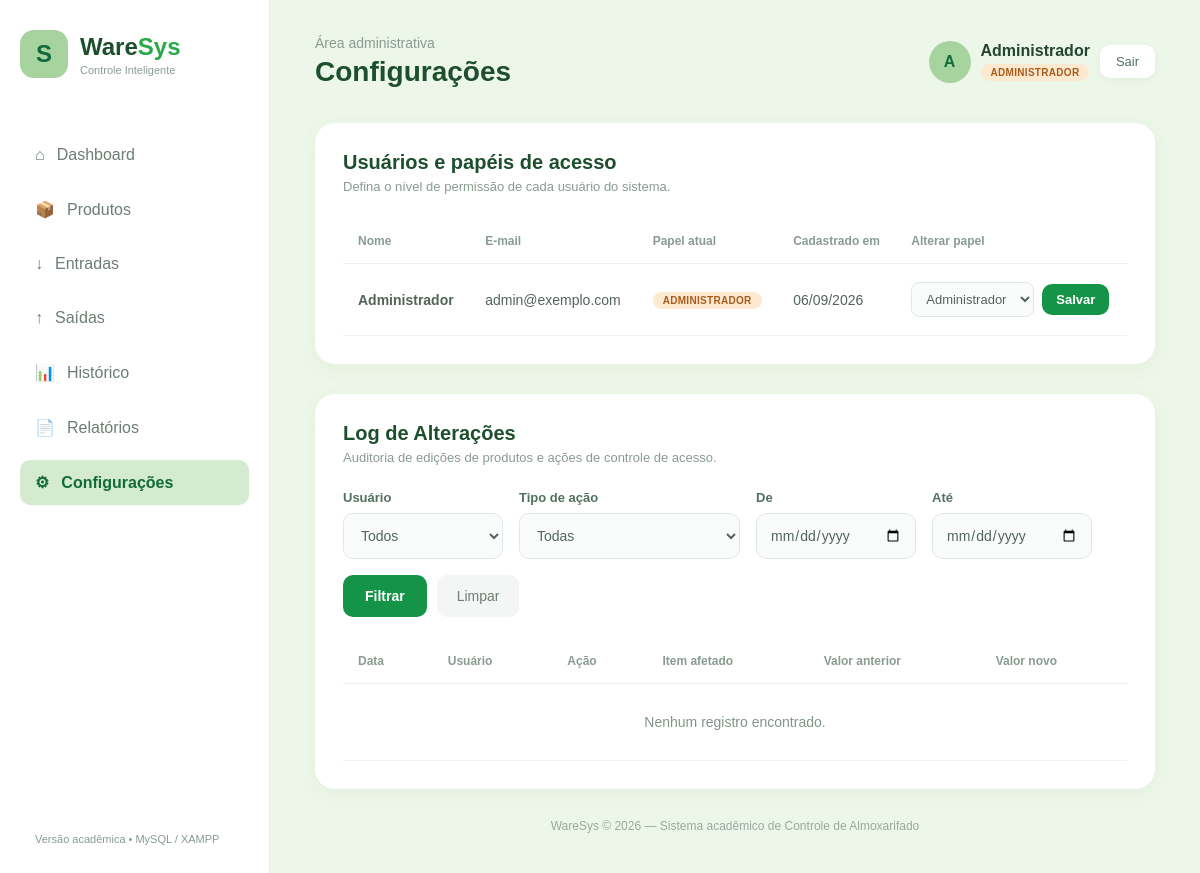
/configuracoes.php (signed in), run on the app's committed database.
### tables this page shows
CREATE TABLE IF NOT EXISTS usuarios (
    id INT AUTO_INCREMENT PRIMARY KEY,
    nome VARCHAR(120) NOT NULL,
    email VARCHAR(150) NOT NULL UNIQUE,
    senha_hash VARCHAR(255) NOT NULL,
    role ENUM('admin','gerente','usuario') NOT NULL DEFAULT 'usuario',
    criado_em TIMESTAMP DEFAULT CURRENT_TIMESTAMP
);

### includes/permissoes.php (called while the page is built, shortened)
<?php
function nomePapel(string $papel): string
{
    return NOMES_PAPEIS[$papel] ?? 'Usuário';
}

### configuracoes.php (the view, shortened to what this page needs)
<?php
require_once __DIR__ . '/includes/permissoes.php';
require_once __DIR__ . '/config/database.php';
$usuarios = [];
$r = $conn->query('SELECT id, nome, email, role, criado_em FROM usuarios ORDER BY nome');
while ($row = $r->fetch_assoc()) $usuarios[] = $row;
$filtroDe = trim($_GET['filtro_de'] ?? '');
$filtroAte = trim($_GET['filtro_ate'] ?? '');
$logs = [];
?>
<!DOCTYPE html>
<html lang="pt-br">
<head>
    <link rel="stylesheet" href="style.css">
</head>
<body>
<aside class="sidebar">
    <div class="logo">
        <div class="logo-icon">S</div>
        <div><h1>Ware<span>Sys</span></h1><p>Controle Inteligente</p></div>
    </div>
    <nav>
        <a href="index.php#dashboard"><span>⌂</span>Dashboard</a>
        <a href="index.php#produtos"><span>📦</span>Produtos</a>
        <a href="index.php#entradas"><span>↓</span>Entradas</a>
        <a href="index.php#saidas"><span>↑</span>Saídas</a>
        <a href="index.php#historico"><span>📊</span>Histórico</a>
        <a href="relatorios.php"><span>📄</span>Relatórios</a>
        <a href="configuracoes.php" class="ativo"><span>⚙</span>Configurações</a>
    </nav>
    <div class="sidebar-bottom"><span class="versao">Versão acadêmica • MySQL / XAMPP</span></div>
</aside>
<main>
    <header class="topo">
        <div><p class="bem-vindo">Área administrativa</p><h2>Configurações</h2></div>
        <div class="perfil">
            <div class="avatar"><?= htmlspecialchars(strtoupper(substr($_SESSION['usuario_nome'] ?? 'U', 0, 1))) ?></div>
            <div><strong><?= htmlspecialchars($_SESSION['usuario_nome'] ?? 'Usuário') ?></strong><p><span class="papel-badge papel-admin">Administrador</span></p></div>
            <a href="logout.php" class="btn btn-sair">Sair</a>
        </div>
    </header>
    <section class="painel">
        <div class="painel-topo">
            <div><h2>Usuários e papéis de acesso</h2><p>Defina o nível de permissão de cada usuário do sistema.</p></div>
        </div>
        <div class="tabela-container">
            <table>
                <thead><tr><th>Nome</th><th>E-mail</th><th>Papel atual</th><th>Cadastrado em</th><th>Alterar papel</th></tr></thead>
                <tbody>
                <?php foreach ($usuarios as $u): ?>
                    <tr>
                        <td><strong><?= htmlspecialchars($u['nome']) ?></strong></td>
                        <td><?= htmlspecialchars($u['email']) ?></td>
                        <td><span class="papel-badge papel-<?= htmlspecialchars($u['role']) ?>"><?= htmlspecialchars(nomePapel($u['role'])) ?></span></td>
                        <td><?= date('d/m/Y', strtotime($u['criado_em'])) ?></td>
                        <td>
                            <form method="post" class="form-papel">
                                <select name="papel">
                                    <option value="admin" <?= $u['role'] === 'admin' ? 'selected' : '' ?>>Administrador</option>
                                </select>
                                <button type="submit" class="btn-salvar">Salvar</button>
                            </form>
                        </td>
                    </tr>
                <?php endforeach; ?>
                </tbody>
            </table>
        </div>
    </section>
    <section class="painel" style="margin-top:30px;">
        <div class="painel-topo">
            <div><h2>Log de Alterações</h2><p>Auditoria de edições de produtos e ações de controle de acesso.</p></div>
        </div>
        <form method="get" class="form-filtro-log">
            <div class="campo">
                <label for="filtro_usuario">Usuário</label>
                <select id="filtro_usuario" name="filtro_usuario">
                    <option value="0">Todos</option>
                </select>
            </div>
            <div class="campo">
                <label for="filtro_acao">Tipo de ação</label>
                <select id="filtro_acao" name="filtro_acao">
                    <option value="">Todas</option>
                </select>
            </div>
            <div class="campo">
                <label for="filtro_de">De</label>
                <input type="date" id="filtro_de" name="filtro_de" value="<?= htmlspecialchars($filtroDe) ?>">
            </div>
            <div class="campo">
                <label for="filtro_ate">Até</label>
                <input type="date" id="filtro_ate" name="filtro_ate" value="<?= htmlspecialchars($filtroAte) ?>">
            </div>
            <div class="campo campo-botao">
                <button type="submit" class="btn-salvar">Filtrar</button>
                <a href="configuracoes.php" class="btn-cancelar">Limpar</a>
            </div>
        </form>
        <div class="tabela-container">
            <table>
                <thead><tr><th>Data</th><th>Usuário</th><th>Ação</th><th>Item afetado</th><th>Valor anterior</th><th>Valor novo</th></tr></thead>
                <tbody>
                <?php if (!$logs): ?>
                    <tr><td colspan="6" class="vazio">Nenhum registro encontrado.</td></tr>
                <?php else: foreach ($logs as $l): ?>
                    <tr>
                        <td><?= date('d/m/Y H:i', strtotime($l['criado_em'])) ?></td>
                        <td><?= htmlspecialchars($l['ator_nome']) ?></td>
                        <td><?= htmlspecialchars(nomeAcaoLog($l['acao'])) ?></td>
                        <td><?= htmlspecialchars($l['entidade_nome'] ?: '#'.$l['entidade_id']) ?></td>
                        <td><?= htmlspecialchars($l['valor_anterior'] ?: '—') ?></td>
                        <td><?= htmlspecialchars($l['valor_novo'] ?: '—') ?></td>
                    </tr>
                <?php endforeach; endif; ?>
                </tbody>
            </table>
        </div>
    </section>
    <footer><p>WareSys © 2026 — Sistema acadêmico de Controle de Almoxarifado</p></footer>
</main>
</body>
</html>

### style.css (style rules this page uses)
:root { --verde-50:#edf7e9; --verde-100:#d4ebcf; --verde-200:#a7d39e; --verde-300:#7bc46f; --verde-400:#48b84b; --verde-500:#29aa49; --verde-600:#159447; --verde-700:#137d42; --verde-800:#116b3b; --verde-900:#1d4f2d; }
body { background:var(--verde-50);color:#244331 }
.logo-icon,.avatar { background:var(--verde-200);color:var(--verde-800) }
.logo h1,.topo h2,.painel-topo h2,.secao-simples h2,.modal-topo h2 { color:var(--verde-900) }
.logo h1 span { color:var(--verde-500) }
nav a.ativo { background:var(--verde-100);color:var(--verde-800) }
.btn-principal,.btn-salvar { background:var(--verde-600) }
.vazio { text-align:center;padding:30px;color:#819488 }
.versao { font-size:11px;color:#8a9b91;padding:13px 15px }
.btn-sair { padding:9px 16px;font-size:13px }
.papel-badge { display:inline-block;padding:3px 10px;border-radius:999px;font-size:10px;font-weight:bold;text-transform:uppercase;letter-spacing:.03em }
.papel-admin { background:#fde9d0;color:#a85c1b }
.form-papel { display:flex;gap:8px;align-items:center }
.form-papel select { padding:8px 10px;border:1px solid #dfe9e2;border-radius:8px;font-size:13px;color:#53645a;background:#fafcfb }
.form-papel .btn-salvar { padding:8px 14px;font-size:13px }
.form-filtro-log { display:flex;flex-wrap:wrap;gap:16px;align-items:flex-end;margin-bottom:22px }
.form-filtro-log .campo { min-width:160px }
.form-filtro-log .campo-botao { flex-direction:row;gap:10px }

### data on the page
usuarios: nome "Administrador", email "admin@exemplo.com", role "ADMINISTRADOR", criado_em "06/09/2026", papel "Administrador"

### other printed values
substr($_SESSION['usuario_nome'] ?? 'U', 0, 1) "A"
$_SESSION['usuario_nome'] "Administrador"
